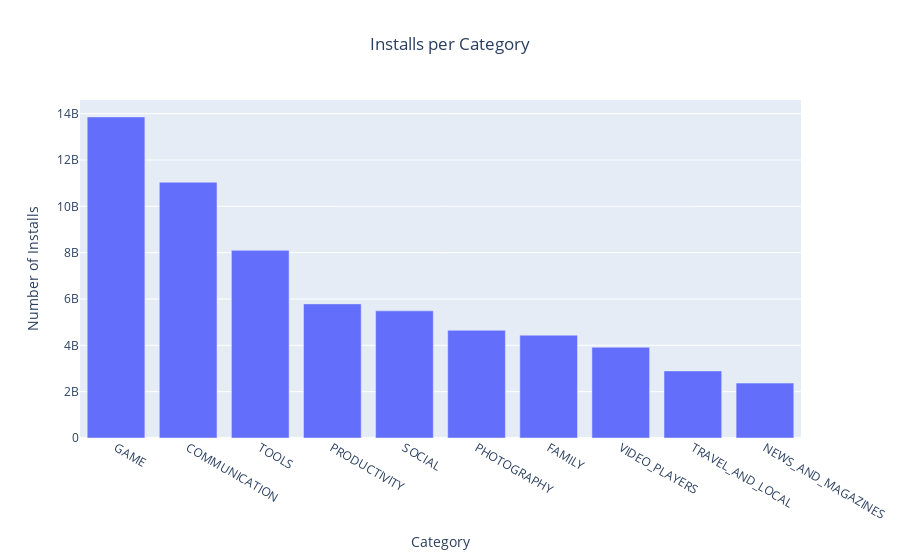

Notebook cell for this chart:
### Code cell
bar = px.bar(x = category_downloads_10.index, y = category_downloads_10.values, title = "Installs per Category", labels={'x': 'Category', 'y': 'Number of Installs'})
bar.update_layout(title_x=0.5)
bar.show()

### Figure 1 — Plotly figure (JSON) as saved in the notebook; plotly's stock layout.template omitted (floating-point values rounded to 4 significant figures)
{"data": [{"alignmentgroup": "True", "hovertemplate": "Category=%{x}<br>Number of Installs=%{y}<extra></extra>", "legendgroup": "", "marker": {"color": "#636efa", "pattern": {"shape": ""}}, "name": "", "offsetgroup": "", "orientation": "v", "showlegend": false, "textposition": "auto", "type": "bar", "x": ["GAME", "COMMUNICATION", "TOOLS", "PRODUCTIVITY", "SOCIAL", "PHOTOGRAPHY", "FAMILY", "VIDEO_PLAYERS", "TRAVEL_AND_LOCAL", "NEWS_AND_MAGAZINES"], "xaxis": "x", "y": [13858762717, 11039241530, 8099724500, 5788070180, 5487841475, 4649143130, 4437554490, 3916897200, 2894859300, 2369110650], "yaxis": "y"}], "layout": {"barmode": "relative", "legend": {"tracegroupgap": 0}, "title": {"text": "Installs per Category", "x": 0.5}, "xaxis": {"anchor": "y", "domain": [0, 1], "title": {"text": "Category"}}, "yaxis": {"anchor": "x", "domain": [0, 1], "title": {"text": "Number of Installs"}}}}
